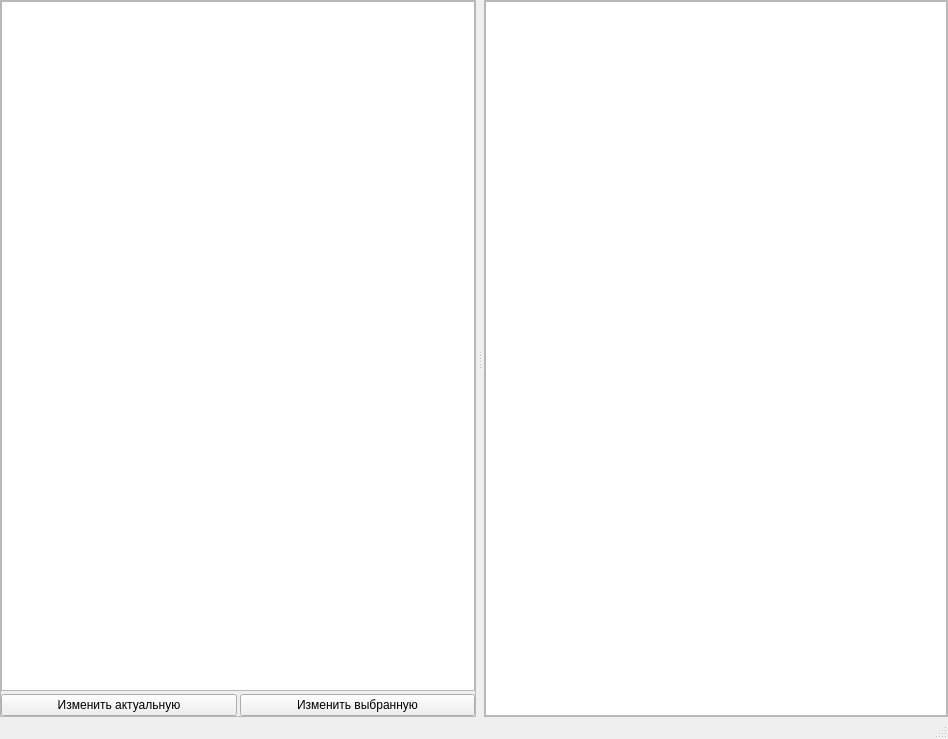
<?xml version="1.0" encoding="UTF-8"?>
<ui version="4.0">
 <class>MainWindow</class>
 <widget class="QMainWindow" name="MainWindow">
  <property name="geometry">
   <rect>
    <x>0</x>
    <y>0</y>
    <width>948</width>
    <height>739</height>
   </rect>
  </property>
  <property name="windowTitle">
   <string>MainWindow</string>
  </property>
  <widget class="QWidget" name="centralwidget">
   <layout class="QVBoxLayout" name="verticalLayout_3">
    <property name="spacing">
     <number>3</number>
    </property>
    <property name="leftMargin">
     <number>0</number>
    </property>
    <property name="topMargin">
     <number>0</number>
    </property>
    <property name="rightMargin">
     <number>0</number>
    </property>
    <property name="bottomMargin">
     <number>0</number>
    </property>
    <item>
     <widget class="QSplitter" name="splitter">
      <property name="orientation">
       <enum>Qt::Horizontal</enum>
      </property>
      <property name="handleWidth">
       <number>8</number>
      </property>
      <widget class="QFrame" name="fr_view">
       <property name="frameShape">
        <enum>QFrame::StyledPanel</enum>
       </property>
       <property name="frameShadow">
        <enum>QFrame::Raised</enum>
       </property>
       <layout class="QVBoxLayout" name="verticalLayout">
        <property name="spacing">
         <number>3</number>
        </property>
        <property name="leftMargin">
         <number>0</number>
        </property>
        <property name="topMargin">
         <number>0</number>
        </property>
        <property name="rightMargin">
         <number>0</number>
        </property>
        <property name="bottomMargin">
         <number>0</number>
        </property>
        <item>
         <widget class="QTextBrowser" name="txtbr_view"/>
        </item>
        <item>
         <layout class="QHBoxLayout" name="horizontalLayout">
          <item>
           <widget class="QPushButton" name="btn_edit_last">
            <property name="text">
             <string>Изменить актуальную</string>
            </property>
           </widget>
          </item>
          <item>
           <widget class="QPushButton" name="btn_edit_current">
            <property name="text">
             <string>Изменить выбранную</string>
            </property>
           </widget>
          </item>
         </layout>
        </item>
       </layout>
      </widget>
      <widget class="QFrame" name="fr_history">
       <property name="frameShape">
        <enum>QFrame::StyledPanel</enum>
       </property>
       <property name="frameShadow">
        <enum>QFrame::Raised</enum>
       </property>
       <layout class="QVBoxLayout" name="verticalLayout_2">
        <property name="spacing">
         <number>3</number>
        </property>
        <property name="leftMargin">
         <number>0</number>
        </property>
        <property name="topMargin">
         <number>0</number>
        </property>
        <property name="rightMargin">
         <number>0</number>
        </property>
        <property name="bottomMargin">
         <number>0</number>
        </property>
        <item>
         <widget class="QTableWidget" name="tbl_history"/>
        </item>
       </layout>
      </widget>
     </widget>
    </item>
   </layout>
  </widget>
  <widget class="QMenuBar" name="menubar">
   <property name="geometry">
    <rect>
     <x>0</x>
     <y>0</y>
     <width>948</width>
     <height>21</height>
    </rect>
   </property>
  </widget>
  <widget class="QStatusBar" name="statusbar"/>
 </widget>
 <resources/>
 <connections/>
</ui>
